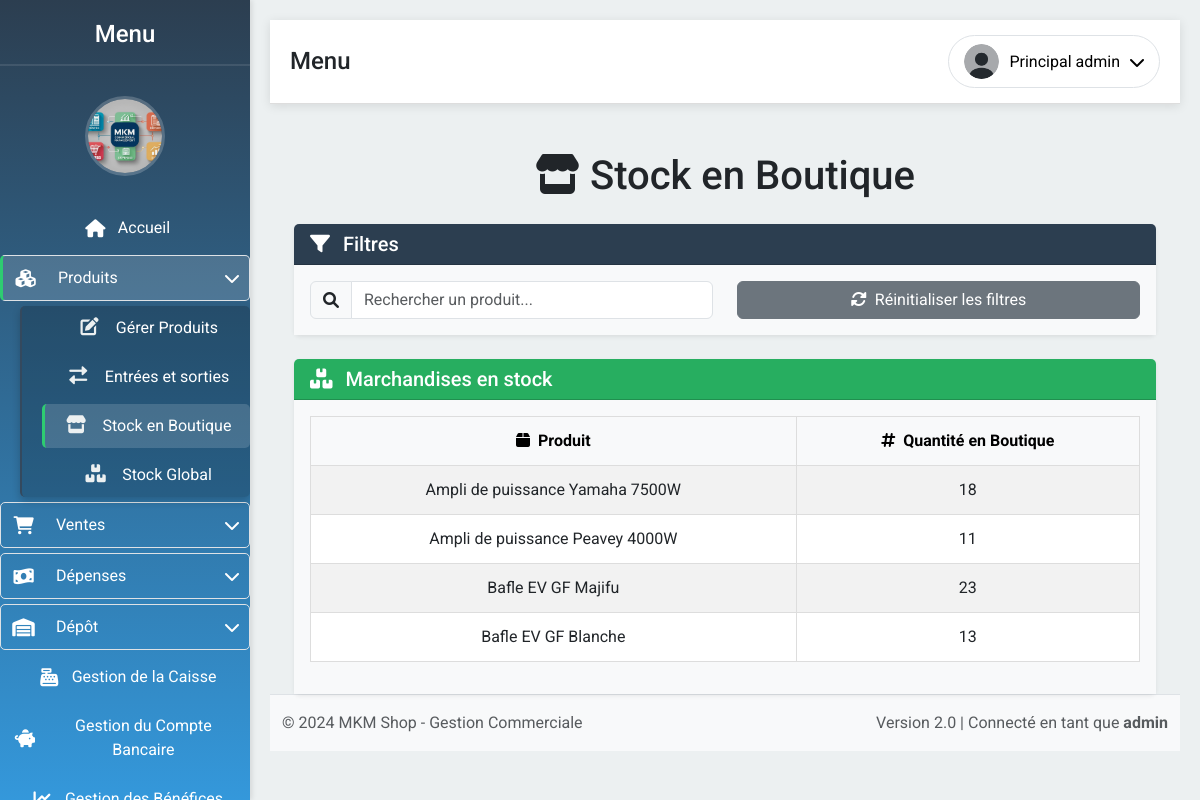
Before: /stock_boutique (signed in) with the older database file.
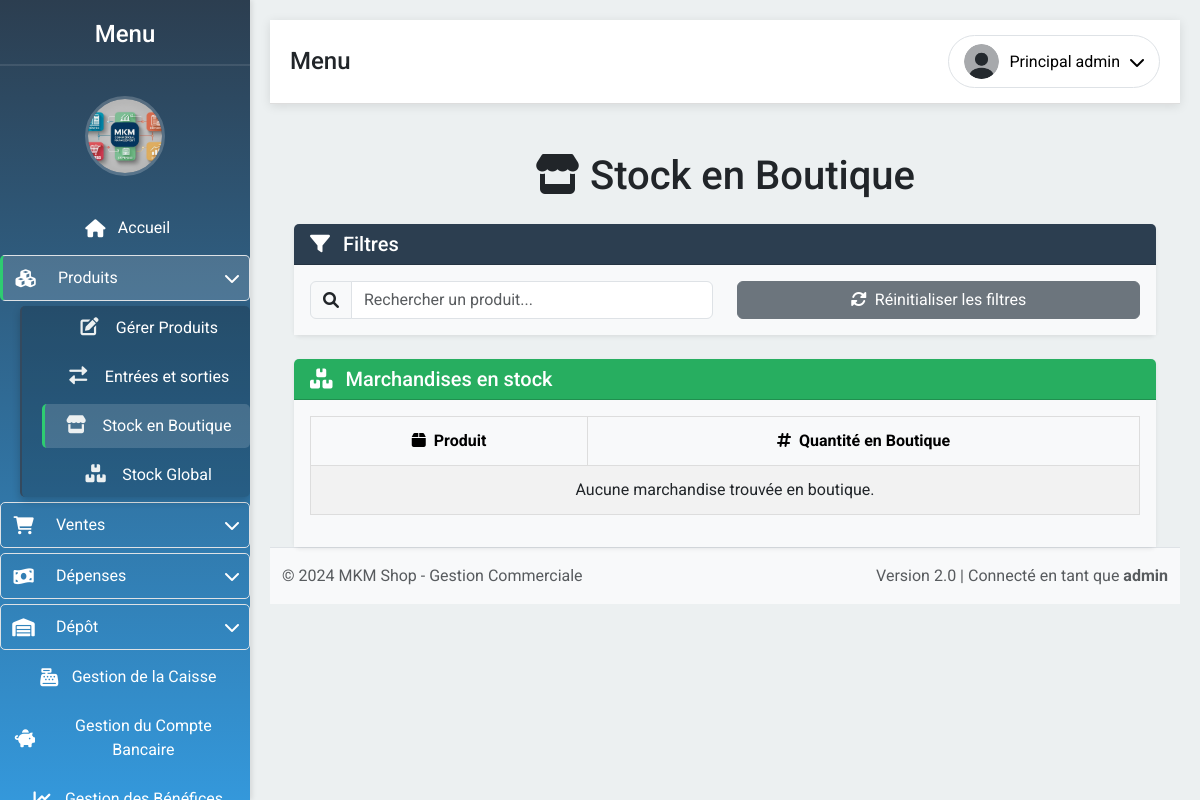
After: the same page with the newer database file.
### app/models.py (models this page shows, shortened)
class Produits(db.Model):
    __tablename__ = 'produits'
    id = db.Column(db.Integer, primary_key=True)
    nom = db.Column(db.String(100), nullable=False)
    description = db.Column(db.String(200))
    prix = db.Column(db.Float, nullable=False)
    prix_achat = db.Column(db.Float, nullable=False)
    quantite = db.Column(db.Integer, nullable=False)
    quantite_depot = db.Column(db.Integer, default=0)
    en_route = db.Column(db.Integer, default=0)

### app/routes.py (the view)
@bp.route('/stock_boutique')
@login_required
@permission_required('voir_stock_boutique')
def stock_boutique():
    produits = Produits.query.filter(Produits.quantite > 0).all()
    return render_template('stock_boutique.html', produits=produits)

### app/models.py (called while the page is built)
    def is_admin(self):
        return self.role == 'admin'

    def has_permission(self, permission):
        if self.is_admin():
            return True
        return self.permissions and permission in self.permissions

### app/routes.py (called while the page is built)
def permission_required(permission):
    def decorator(f):
        @wraps(f)
        def decorated_function(*args, **kwargs):
            if not current_user.has_permission(permission):
                flash("Accès refusé. Vous n'avez pas les permissions nécessaires.", 'danger')
                return redirect(url_for('routes.index'))
            return f(*args, **kwargs)
        return decorated_function
    return decorator

@login_manager.user_loader
def load_user(user_id):
    return User.query.get(int(user_id))

### app/templates/stock_boutique.html (shortened to what this page needs)
{% extends "layout.html" %}
{% block content %}
<div class="container">
    <h1 class="mt-5 text-center"><i class="fas fa-store"></i> Stock en Boutique</h1>
    <div class="card mt-4 shadow-sm border-0">
        <div class="card-header text-white" style="background-color: #2C3E50;">
            <h5 class="card-title mb-0"><i class="fas fa-filter me-2"></i> Filtres</h5>
        </div>
        <div class="card-body" style="background-color: #F8F9FA;">
            <div class="row">
                <div class="col-md-6">
                    <div class="input-group">
                        <span class="input-group-text"><i class="fas fa-search"></i></span>
                        <input type="text" id="searchProduit" class="form-control" placeholder="Rechercher un produit...">
                    </div>
                </div>
                <div class="col-md-6">
                    <button id="resetFilters" class="btn btn-secondary w-100">
                        <i class="fas fa-sync-alt me-2"></i>Réinitialiser les filtres
                    </button>
                </div>
            </div>
        </div>
    </div>
    <div class="card mt-4 shadow-sm border-0">
        <div class="card-header text-white" style="background-color: #27AE60;">
            <h5 class="card-title mb-0"><i class="fas fa-boxes me-2"></i> Marchandises en stock</h5>
        </div>
        <div class="card-body" style="background-color: #F8F9FA;">
            <div class="table-responsive">
                <table class="table table-hover table-striped">
                    <thead class="table-light">
                        <tr>
                            <th class="text-center"><i class="fas fa-box me-2"></i>Produit</th>
                            <th class="text-center"><i class="fas fa-hashtag me-2"></i>Quantité en Boutique</th>
                        </tr>
                    </thead>
                    <tbody id="stockTableBody">
                        {% if produits %}
                            {% for produit in produits %}
                            <tr>
                                <td class="text-center">{{ produit.nom }}</td>
                                <td class="text-center">{{ produit.quantite }}</td>
                            </tr>
                            {% endfor %}
                        {% else %}
                            <tr>
                                <td colspan="2" class="text-center">Aucune marchandise trouvée en boutique.</td>
                            </tr>
                        {% endif %}
                    </tbody>
                </table>
            </div>
        </div>
    </div>
</div>
{% endblock %}

Changed rows visible on the page:
removed Produits: nom "Ampli de puissance Yamaha 7500W", quantite "18"
removed Produits: nom "Ampli de puissance Peavey 4000W", quantite "11"
removed Produits: nom "Bafle EV GF Majifu", quantite "23"
removed Produits: nom "Bafle EV GF Blanche", quantite "13"
Other visible differences:
text now shown: "Aucune marchandise trouvée en boutique."
